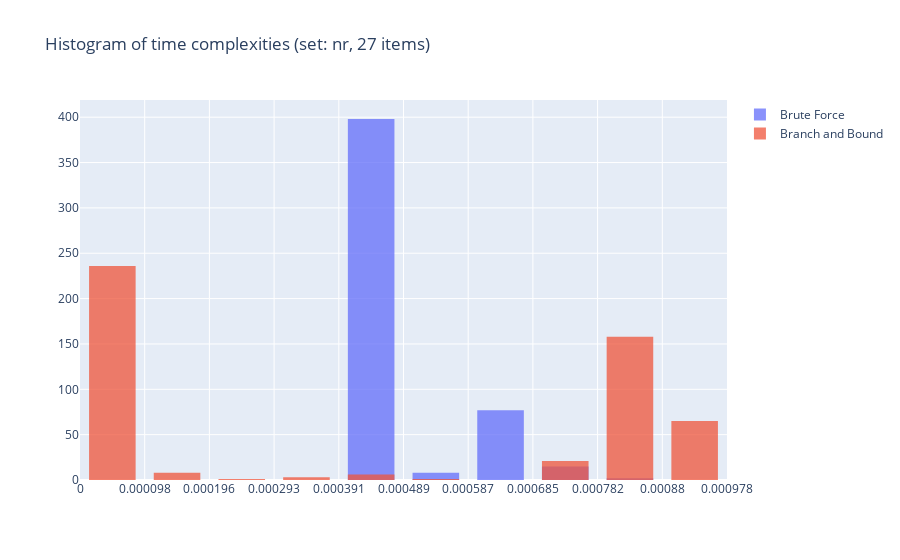

Notebook code for this chart:
### Code cell
plotHistogram(dfs, "zr", 15, 
    "Histogram of time complexities (set: nr, 27 items)",
    "Seconds", "seconds"
    )

### Figure 1 — Plotly figure (JSON) as saved in the notebook; plotly's stock layout.template omitted (floating-point values rounded to 4 significant figures; data arrays with more than 128 entries replaced by an {"elided": "..."} marker saying what was removed)
{"data": [{"name": "Brute Force", "opacity": 0.75, "type": "histogram", "x": {"elided": "500 float values"}, "xbins": {"end": 0.0009779, "size": 9.779e-05, "start": 0}}, {"name": "Branch and Bound", "opacity": 0.75, "type": "histogram", "x": {"elided": "500 float values"}, "xbins": {"end": 0.0009779, "size": 9.779e-05, "start": 0}}], "layout": {"bargap": 0.2, "bargroupgap": 0.1, "barmode": "overlay", "title": {"text": "Histogram of time complexities (set: nr, 27 items)"}, "xaxis": {"dtick": 9.779e-05, "range": [0, 0.0009779], "showgrid": true, "tick0": 0, "tickmode": "linear"}}}
